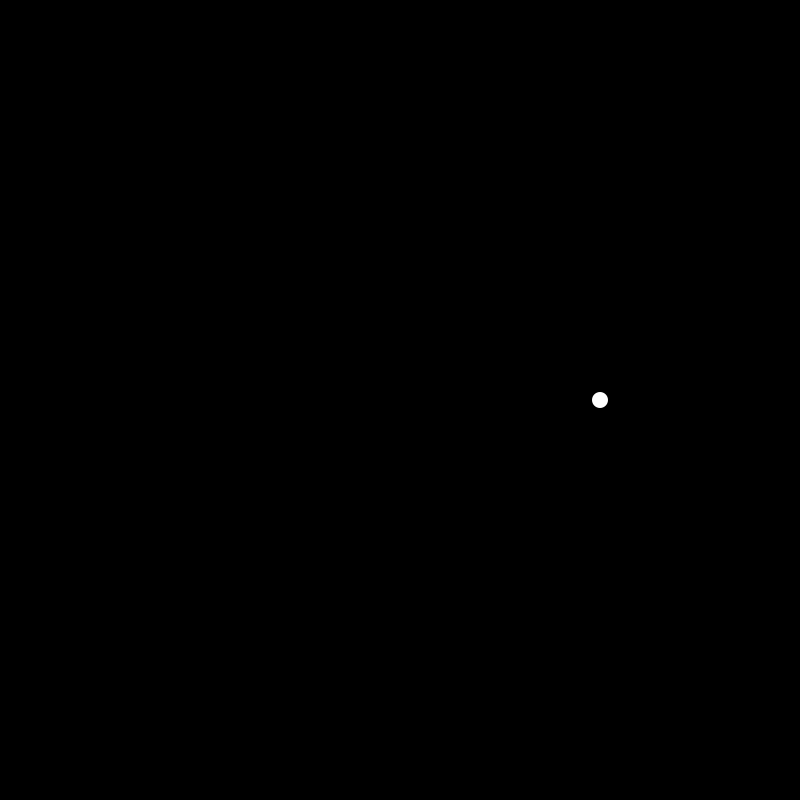
Frame 1 (no input)
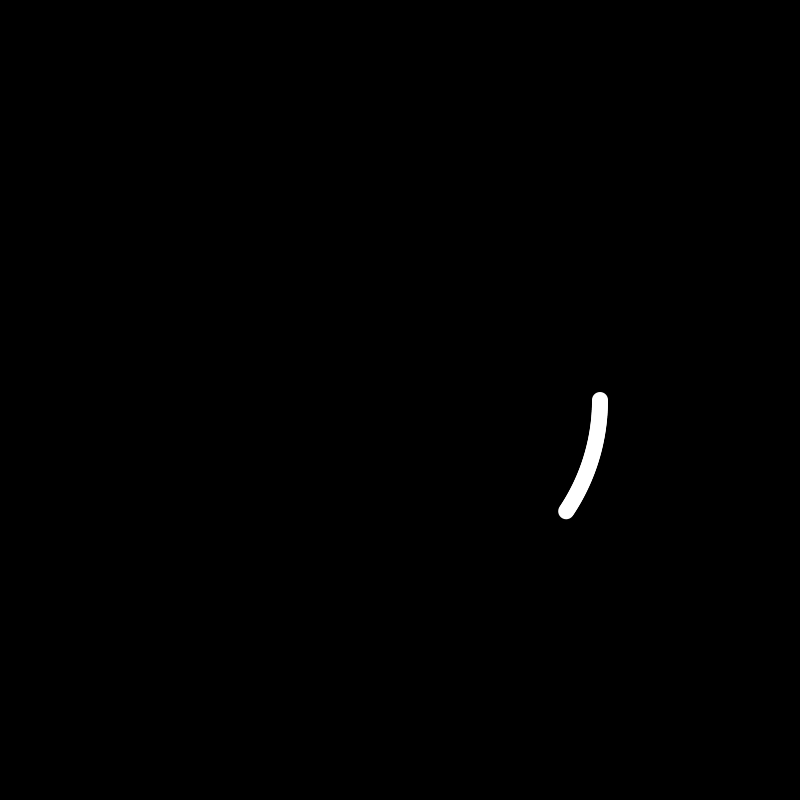
Frame 60 (the mouse pressed at the canvas centre just before this capture)
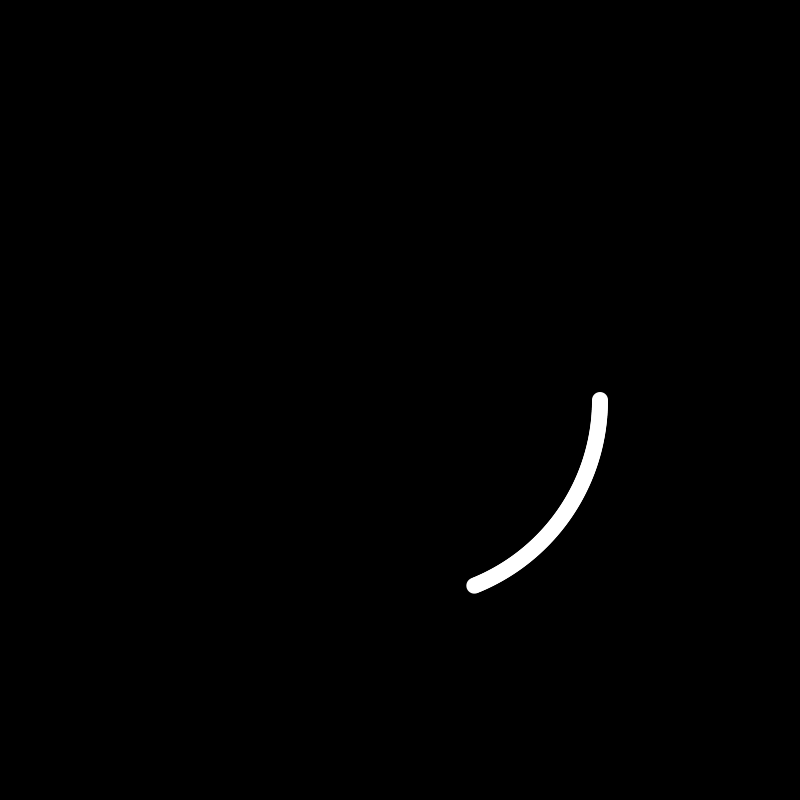
Frame 120 (the mouse held since frame 60 and released just before this capture)

The Processing sketch that drew these frames (run headless with seeded random() and noise(); from frame 60 on, the mouse is pressed at the canvas centre):

// Processing sketch: Trigonometry2_Draw_Circle_Polar_Cordinates_Sin
// ── Trigonometry2_Draw_Circle_Polar_Cordinates_Sin.pde
float theta = radians(0); 
float magnitude = 200;

void setup() {
  size(800, 800);
  smooth(4);
  background(0);
  ellipseMode(CENTER);
  rectMode(CENTER);
  noStroke();
}

void draw() {

  //This is essentially converting polar cordinates to cartesian
  //It actually is but it may be a bit hard to see becasue x is the subject
  //Basic trig.
  //The x and y here indicate the distance away from the center of circle
  //You got this Leon before its quite easy to understand. Maybe think back to whats happening
  //when you manually convert polar to cartesian coordinates on paper.
  float x = magnitude * cos(theta);
  float y = magnitude * sin(theta);
  ellipse(x + width/2, y + height/2 , 16, 16); 
  
  //Becasue this is in radians. Must be a small incrememnt. Simply doing theta++
  //works but the spacing is so great its revolving around the circle so much that
  //its creating what LOOKS like spacing
  theta += 0.01; 
}
